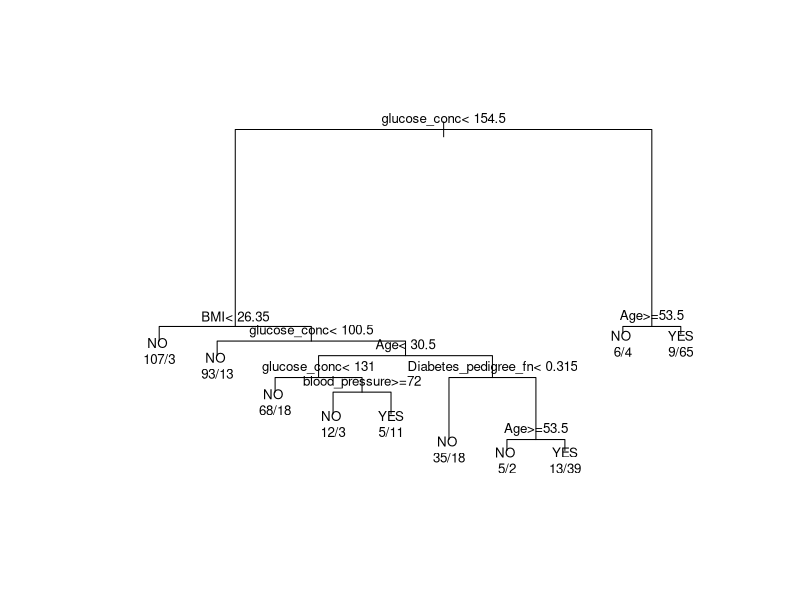

The R source for this figure: (Note: this script raises an error after producing the figure.)

#load the data into R
diabet<-read.csv("Diabetes.csv")
View(diabet)

#divide the data into Training and Testing datasets
#instead of using library caTools and splitting the data, we can split data by
set.seed(3)
id<-sample(2,nrow(diabet),prob = c(0.7,0.3),replace = TRUE)
diabet_train<-diabet[id==1,]
diabet_test<-diabet[id==2,]


#Building Decision Tree
#For rpart() we need to load rpart library
library(rpart)

colnames(diabet)

diabet_model<-rpart(is_diabetic~.,data = diabet_train)
#Here we are using all columns for the model

diabet_model

#We can plot it as

plot(diabet_model,margin = 0.1)
#margin is used to adjust the size of the plot, For viewing labels
text(diabet_model,use.n = TRUE,pretty = TRUE,cex =0.8)

#create subset and verify
temp<-diabet_train[diabet_train$glucose_conc<154.5 & diabet_train$BMI<26.35,]
table(temp$is_diabetic)

#Prediction of test dataset

pred_diabet<-predict(diabet_model,newdata = diabet_test,type = "class")
pred_diabet

#Now we need to compare it with actual values
table(pred_diabet,diabet_test$is_diabetic)

#For creating confusion matrix we can use the following
library(caret)
confusionMatrix(table(pred_diabet,diabet_test$is_diabetic))

#Random Forest
library(randomForest)
diabet_forest<-randomForest(is_diabetic~.,data = diabet_train)
diabet_forest

#Prediction of Test set

pred1_diabet<-predict(diabet_forest,newdata = diabet_test,type = "class")
pred1_diabet

#confusion matrix
library(caret)
confusionMatrix(table(pred1_diabet,diabet_test$is_diabetic))


# Naive Bayes Classifier
library(e1071)
diabet_naive<-naiveBayes(is_diabetic~.,data = diabet_train)
diabet_naive

#Prediction of Test set

pred2_diabet<-predict(diabet_naive,newdata = diabet_test,type = "class")
pred2_diabet

#Confusion matrix
confusionMatrix(table(pred2_diabet,diabet_test$is_diabetic))
